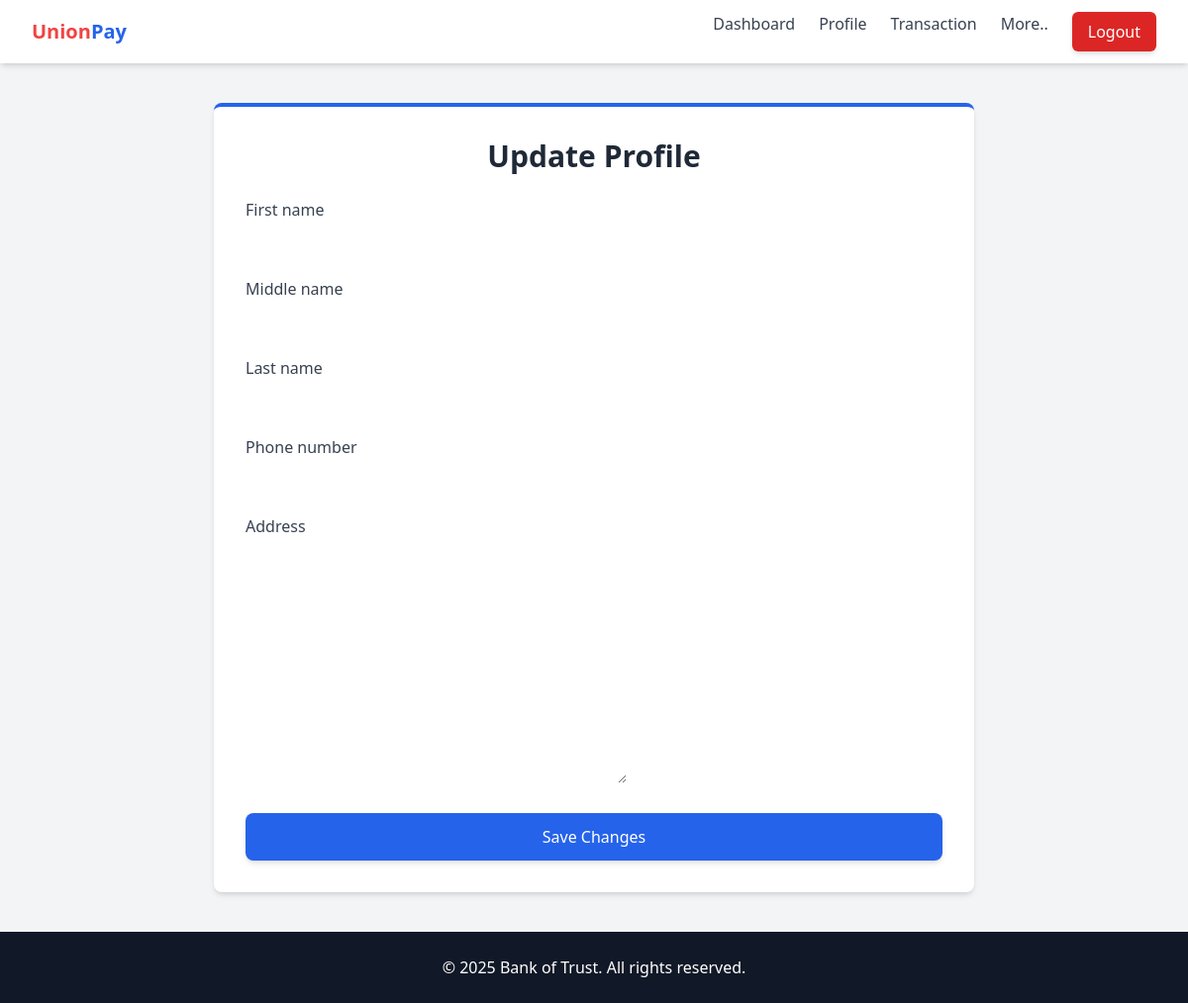
The app's page /userdetails/profile/update/ (signed in), older data.
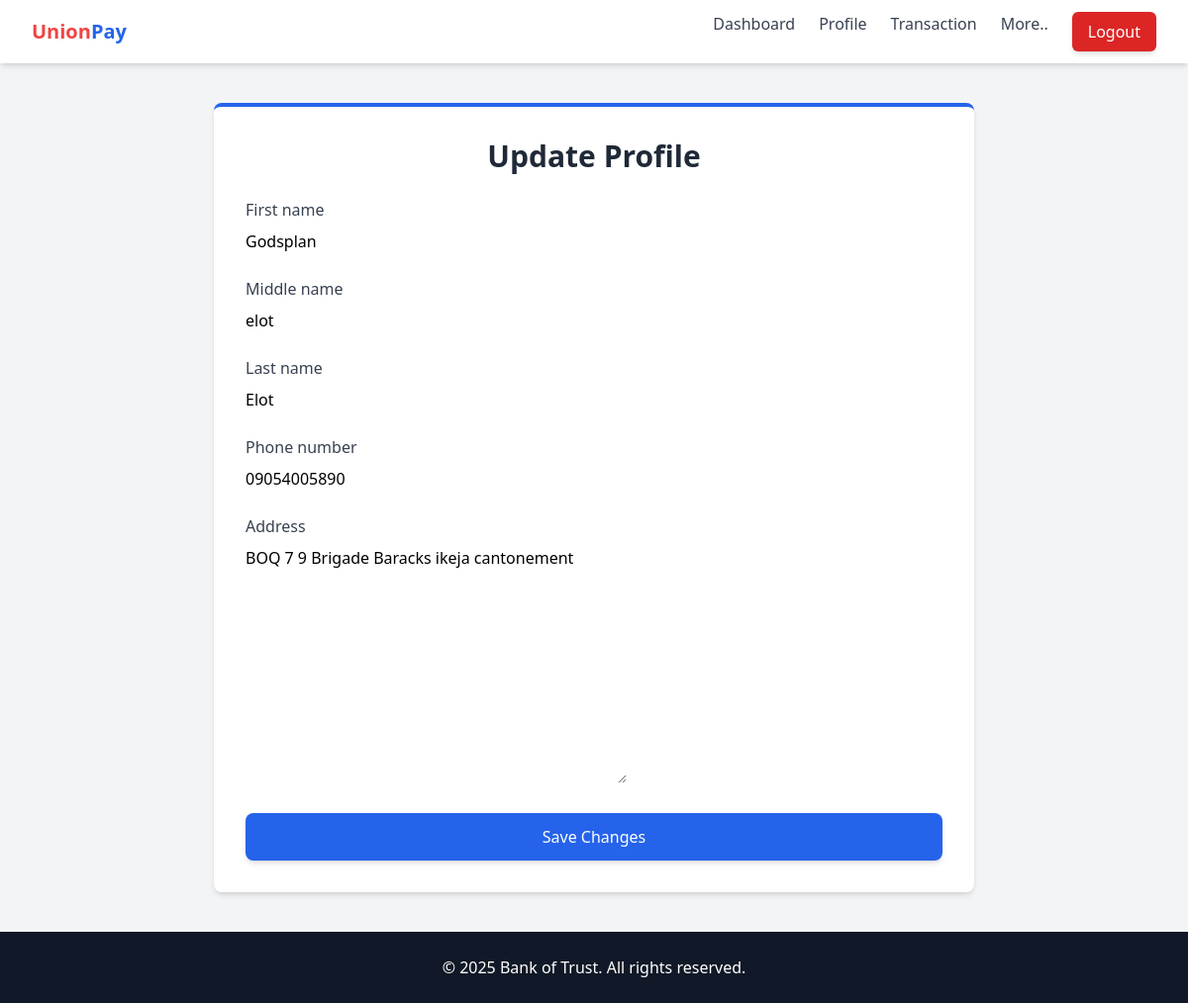
The same page, newer data.
### userdetails/models.py (models this page shows, shortened)
class UserDetails(models.Model):
    user = models.OneToOneField(User, on_delete=models.CASCADE, related_name='profile')
    first_name = models.CharField(max_length=100)
    middle_name = models.CharField(max_length=100, blank=True, null=True)
    last_name = models.CharField(max_length=100)
    phone_number = models.CharField(max_length=15)
    address = models.TextField()
    ACCOUNT_TYPES = [('Basic', 'Basic'), ('Premium', 'Premium')]
    account_type = models.CharField(max_length=20, choices=ACCOUNT_TYPES, default='Basic')
    branch = models.CharField(max_length=100)
    kyc_status = models.BooleanField(default=False)
    linked_account = models.CharField(max_length=100, blank=True, null=True)
    date_joined = models.DateField(auto_now_add=True)

### userdetails/views.py (the view)
# urls.py: path('profile/update/', update_profile, name='update_profile'),
@login_required
def update_profile(request):
    profile, created = UserDetails.objects.get_or_create(user=request.user)
    if request.method == "POST":
        form = UserDetailsForm(request.POST, instance=profile)
        if form.is_valid():
            form.save()
            return redirect('profile')
    else:
        form = UserDetailsForm(instance=profile)
    return render(request, 'userdetails/update_profile.html', {'form': form})

### userdetails/forms.py
class UserDetailsForm(forms.ModelForm):
    class Meta:
        model = UserDetails
        fields = ['first_name', 'middle_name', 'last_name', 'phone_number', 'address']

### userdetails/templates/userdetails/update_profile.html (shortened to what this page needs)
{% extends "bankPages/sbase.html" %}
{% block content %}
<div class="max-w-3xl mx-auto bg-white p-8 rounded-lg shadow-md border-t-4 border-blue-600 mt-10">
    <h2 class="text-3xl font-bold text-gray-800 text-center mb-6">Update Profile</h2>
    <form method="POST" enctype="multipart/form-data" class="space-y-6">
        {% for field in form %}
        <div>
            <label class="block text-gray-700 font-medium mb-2">{{ field.label }}</label>
            {{ field }}
        </div>
        {% endfor %}
        <button type="submit"
                class="w-full bg-blue-600 text-white py-3 rounded-lg shadow-md hover:bg-blue-700 transition">
            Save Changes
        </button>
    </form>
</div>
{% endblock %}

Row changes from the older to the newer data that the page shows:
changed UserDetails: first_name (not shown) → "Godsplan"; middle_name (not shown) → "elot"; last_name (not shown) → "Elot"; phone_number (not shown) → "09054005890"; address (not shown) → "BOQ 7 9 Brigade Baracks ikeja cantonement"
